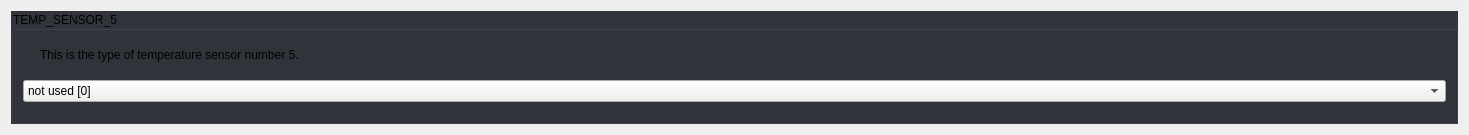
            <widget class="QWidget" name="scrollAreaWidgetContents_6">
             <property name="geometry">
              <rect>
               <x>0</x>
               <y>0</y>
               <width>1469</width>
               <height>135</height>
              </rect>
             </property>
             <property name="styleSheet">
              <string notr="true">#scrollAreaWidgetContents_6 {
	background: rgb(34, 35, 40);
}</string>
             </property>
             <layout class="QGridLayout" name="gridLayout_40">
              <property name="spacing">
               <number>10</number>
              </property>
              <item row="0" column="0">
               <widget class="QGroupBox" name="groupBox_8">
                <property name="focusPolicy">
                 <enum>Qt::StrongFocus</enum>
                </property>
                <property name="styleSheet">
                 <string notr="true">QGroupBox:!disabled {
	background: rgb(50, 52, 59);
}</string>
                </property>
                <property name="title">
                 <string>TEMP_SENSOR_5</string>
                </property>
                <property name="checkable">
                 <bool>false</bool>
                </property>
                <property name="checked">
                 <bool>false</bool>
                </property>
                <layout class="QGridLayout" name="gridLayout_8">
                 <property name="spacing">
                  <number>10</number>
                 </property>
                 <item row="0" column="0">
                  <widget class="QLabel" name="label_26">
                   <property name="sizePolicy">
                    <sizepolicy hsizetype="Fixed" vsizetype="Fixed">
                     <horstretch>0</horstretch>
                     <verstretch>0</verstretch>
                    </sizepolicy>
                   </property>
                   <property name="text">
                    <string/>
                   </property>
                   <property name="pixmap">
                    <pixmap resource="../resources/resources.qrc">:/info_FILL0_wght100_GRAD0_opsz20.svg</pixmap>
                   </property>
                  </widget>
                 </item>
                 <item row="0" column="1">
                  <widget class="QLabel" name="label_27">
                   <property name="text">
                    <string>This is the type of temperature sensor number 5.</string>
                   </property>
                   <property name="wordWrap">
                    <bool>true</bool>
                   </property>
                  </widget>
                 </item>
                 <item row="1" column="0" colspan="2">
                  <widget class="Dropdown" name="uTempSensor5Dropdown">
                   <property name="currentIndex">
                    <number>53</number>
                   </property>
                   <item>
                    <property name="text">
                     <string>MAX31865 with Pt100/Pt1000, 2, 3, or 4-wire (only for sensors 0-1) [-5]</string>
                    </property>
                   </item>
                   <item>
                    <property name="text">
                     <string>MAX31855 with Thermocouple, -200°C to +700°C (only for sensors 0-1) [-3]</string>
                    </property>
                   </item>
                   <item>
                    <property name="text">
                     <string>MAX6675 with Thermocouple, 0°C to +700°C (only for sensors 0-1) [-2]</string>
                    </property>
                   </item>
                   <item>
                    <property name="text">
                     <string>AD8495 with Thermocouple [-4]</string>
                    </property>
                   </item>
                   <item>
                    <property name="text">
                     <string>AD595 with Thermocouple [-1]</string>
                    </property>
                   </item>
                   <item>
                    <property name="text">
                     <string>100kΩ EPCOS - Best choice for EPCOS thermistors [1]</string>
                    </property>
                   </item>
                   <item>
                    <property name="text">
                     <string>100kΩ Same as #1, but 3.3V scaled for MEGA [331]</string>
                    </property>
                   </item>
                   <item>
                    <property name="text">
                     <string>100kΩ Same as #1, but 3.3V scaled for DUE [332]</string>
                    </property>
                   </item>
                   <item>
                    <property name="text">
                     <string>200kΩ ATC Semitec 204GT-2 [2]</string>
                    </property>
                   </item>
                   <item>
                    <property name="text">
                     <string>200kΩ Copymaster 3D [202]</string>
                    </property>
                   </item>
                   <item>
                    <property name="text">
                     <string>???Ω Mendel-parts thermistor [3]</string>
                    </property>
                   </item>
                   <item>
                    <property name="text">
                     <string>10kΩ Generic Thermistor !! DO NOT use for a hotend - it gives bad resolution at high temp. !! [4]</string>
                    </property>
                   </item>
                   <item>
                    <property name="text">
                     <string>100kΩ ATC Semitec 104GT-2/104NT-4-R025H42G - Used in ParCan, J-Head, and E3D, SliceEngineering 300°C [5]</string>
                    </property>
                   </item>
                   <item>
                    <property name="text">
                     <string>100kΩ Zonestar - Tronxy X3A [501]</string>
                    </property>
                   </item>
                   <item>
                    <property name="text">
                     <string>100kΩ Zonestar - used by hot bed in Zonestar Průša P802M [502]</string>
                    </property>
                   </item>
                   <item>
                    <property name="text">
                     <string>100kΩ Zonestar (Z8XM2) Heated Bed thermistor [503]</string>
                    </property>
                   </item>
                   <item>
                    <property name="text">
                     <string>100kΩ Zonestar P802QR2 (Part# QWG-104F-B3950) Hotend Thermistor [504]</string>
                    </property>
                   </item>
                   <item>
                    <property name="text">
                     <string>100kΩ Zonestar P802QR2 (Part# QWG-104F-3950) Bed Thermistor [505]</string>
                    </property>
                   </item>
                   <item>
                    <property name="text">
                     <string>100kΩ RPW-Ultra hotend [512]</string>
                    </property>
                   </item>
                   <item>
                    <property name="text">
                     <string>100kΩ EPCOS - Not as accurate as table #1 (created using a fluke thermocouple) [6]</string>
                    </property>
                   </item>
                   <item>
                    <property name="text">
                     <string>100kΩ Honeywell 135-104LAG-J01 [7]</string>
                    </property>
                   </item>
                   <item>
                    <property name="text">
                     <string>100kΩ Honeywell 135-104LAF-J01 [71]</string>
                    </property>
                   </item>
                   <item>
                    <property name="text">
                     <string>100kΩ Vishay 0603 SMD NTCS0603E3104FXT [8]</string>
                    </property>
                   </item>
                   <item>
                    <property name="text">
                     <string>100kΩ GE Sensing AL03006-58.2K-97-G1 [9]</string>
                    </property>
                   </item>
                   <item>
                    <property name="text">
                     <string>100kΩ RS PRO 198-961 [10]</string>
                    </property>
                   </item>
                   <item>
                    <property name="text">
                     <string>100kΩ Keenovo AC silicone mats, most Wanhao i3 machines - beta 3950, 1% [11]</string>
                    </property>
                   </item>
                   <item>
                    <property name="text">
                     <string>100kΩ Vishay 0603 SMD NTCS0603E3104FXT (#8) - calibrated for Makibox hot bed [12]</string>
                    </property>
                   </item>
                   <item>
                    <property name="text">
                     <string>100kΩ Hisens up to 300°C - for &quot;Simple ONE&quot; &amp; &quot;All In ONE&quot; hotend - beta 3950, 1% [13]</string>
                    </property>
                   </item>
                   <item>
                    <property name="text">
                     <string>100kΩ Calibrated for JGAurora A5 hotend [15]</string>
                    </property>
                   </item>
                   <item>
                    <property name="text">
                     <string>200kΩ ATC Semitec 204GT-2 Dagoma.Fr - MKS_Base_DKU001327 [18]</string>
                    </property>
                   </item>
                   <item>
                    <property name="text">
                     <string>100kΩ GTM32 Pro vB - hotend - 4.7kΩ pullup to 3.3V and 220Ω to analog input [22]</string>
                    </property>
                   </item>
                   <item>
                    <property name="text">
                     <string>100kΩ GTM32 Pro vB - bed - 4.7kΩ pullup to 3.3v and 220Ω to analog input [23]</string>
                    </property>
                   </item>
                   <item>
                    <property name="text">
                     <string>100kΩ Kis3d Silicone heating mat 200W/300W with 6mm precision cast plate (EN AW 5083) NTC100K - beta 3950 [30]</string>
                    </property>
                   </item>
                   <item>
                    <property name="text">
                     <string>100kΩ Maker's Tool Works Kapton Bed Thermistor - beta 3950 [60]</string>
                    </property>
                   </item>
                   <item>
                    <property name="text">
                     <string>100kΩ Formbot/Vivedino 350°C Thermistor - beta 3950 [61]</string>
                    </property>
                   </item>
                   <item>
                    <property name="text">
                     <string>4.7MΩ Dyze Design / Trianglelab T-D500 500°C High Temperature Thermistor [66]</string>
                    </property>
                   </item>
                   <item>
                    <property name="text">
                     <string>500kΩ SliceEngineering 450°C Thermistor [67]</string>
                    </property>
                   </item>
                   <item>
                    <property name="text">
                     <string>PT100 amplifier board from Dyze Design [68]</string>
                    </property>
                   </item>
                   <item>
                    <property name="text">
                     <string>100kΩ bq Hephestos 2 [70]</string>
                    </property>
                   </item>
                   <item>
                    <property name="text">
                     <string>100kΩ Generic Silicon Heat Pad with NTC100K MGB18-104F39050L32 [75]</string>
                    </property>
                   </item>
                   <item>
                    <property name="text">
                     <string>100kΩ Ultimachine Rambo TDK NTCG104LH104KT1 NTC100K motherboard Thermistor [2000]</string>
                    </property>
                   </item>
                   <item>
                    <property name="text">
                     <string>100kΩ EPCOS (1kΩ pullup) [51]</string>
                    </property>
                   </item>
                   <item>
                    <property name="text">
                     <string>200kΩ ATC Semitec 204GT-2 (1kΩ pullup) [52]</string>
                    </property>
                   </item>
                   <item>
                    <property name="text">
                     <string>100kΩ ATC Semitec 104GT-2 - Used in ParCan &amp; J-Head (1kΩ pullup) [55]</string>
                    </property>
                   </item>
                   <item>
                    <property name="text">
                     <string>100kΩ Found on some Wanhao i3 machines with a 10kΩ pull-up resistor [99]</string>
                    </property>
                   </item>
                   <item>
                    <property name="text">
                     <string>Pt100 with 1kΩ pullup (atypical) [110]</string>
                    </property>
                   </item>
                   <item>
                    <property name="text">
                     <string>Pt100 with 4.7kΩ pullup [147]</string>
                    </property>
                   </item>
                   <item>
                    <property name="text">
                     <string>Pt1000 with 1kΩ pullup (atypical) [1010]</string>
                    </property>
                   </item>
                   <item>
                    <property name="text">
                     <string>Pt1000 with 2.2kΩ pullup [1022]</string>
                    </property>
                   </item>
                   <item>
                    <property name="text">
                     <string>Pt1000 with 4.7kΩ pullup (E3D) [1047]</string>
                    </property>
                   </item>
                   <item>
                    <property name="text">
                     <string>Pt100 with circuit in the Ultimainboard V2.x with mainboard ADC reference voltage = INA826 amplifier-board supply voltage. [20]</string>
                    </property>
                   </item>
                   <item>
                    <property name="text">
                     <string>Pt100 with circuit in the Ultimainboard V2.x with 3.3v ADC reference voltage (STM32, LPC176x....) and 5V INA826 amplifier board supply. [21]</string>
                    </property>
                   </item>
                   <item>
                    <property name="text">
                     <string>Pt100 with circuit in Overlord, similar to Ultimainboard V2.x [201]</string>
                    </property>
                   </item>
                   <item>
                    <property name="text">
                     <string>not used [0]</string>
                    </property>
                   </item>
                   <item>
                    <property name="text">
                     <string>Custom - Specify parameters in Configuration_adv.h [1000]</string>
                    </property>
                   </item>
                   <item>
                    <property name="text">
                     <string>Dummy Table that ALWAYS reads 25°C or the temperature defined below. [998]</string>
                    </property>
                   </item>
                   <item>
                    <property name="text">
                     <string>Dummy Table that ALWAYS reads 100°C or the temperature defined below. [999]</string>
                    </property>
                   </item>
                  </widget>
                 </item>
                </layout>
               </widget>
              </item>
             </layout>
            </widget>
